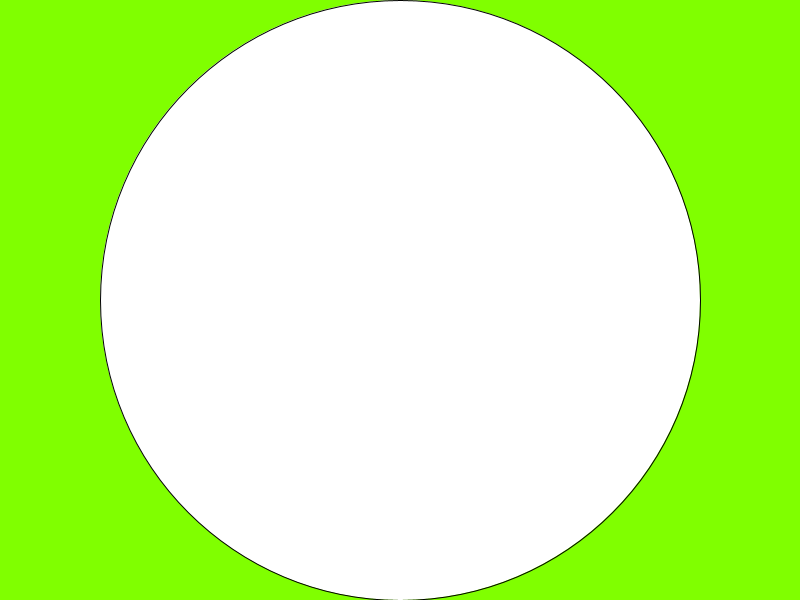
Frame 1 (no input)
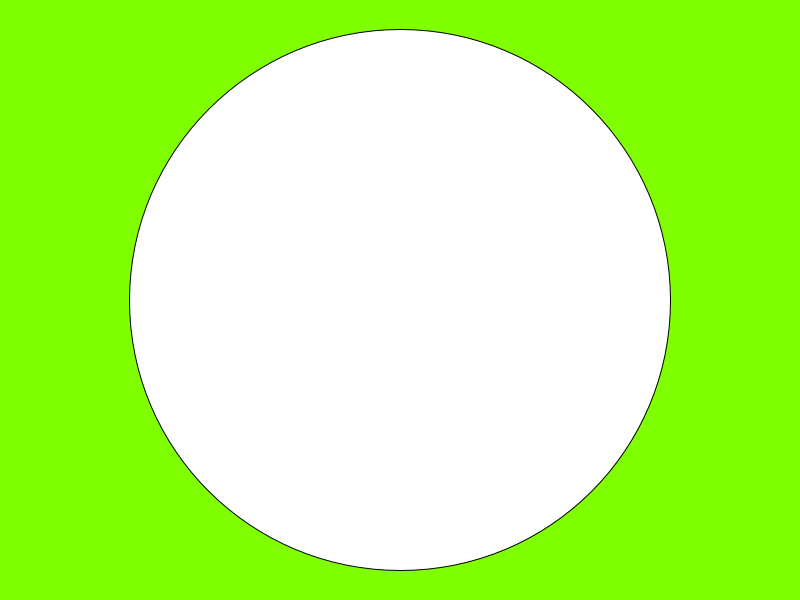
Frame 60 (the mouse pressed at the canvas centre just before this capture)
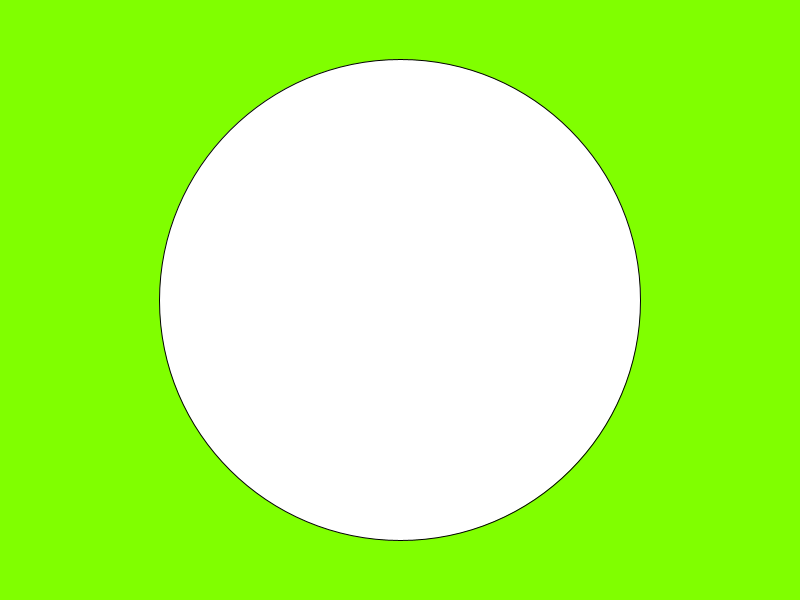
Frame 120 (the mouse held since frame 60 and released just before this capture)

The Processing sketch that drew these frames (run headless with seeded random() and noise(); from frame 60 on, the mouse is pressed at the canvas centre):

// Processing sketch: Shrinking
// ── Shrinking.pde
int size = 600;

void setup() {
  size(800, 600);
}

void draw() {
  background(128, 255, 0);
  ellipse(width / 2, height / 2,
    size, size);
  size--;
}
